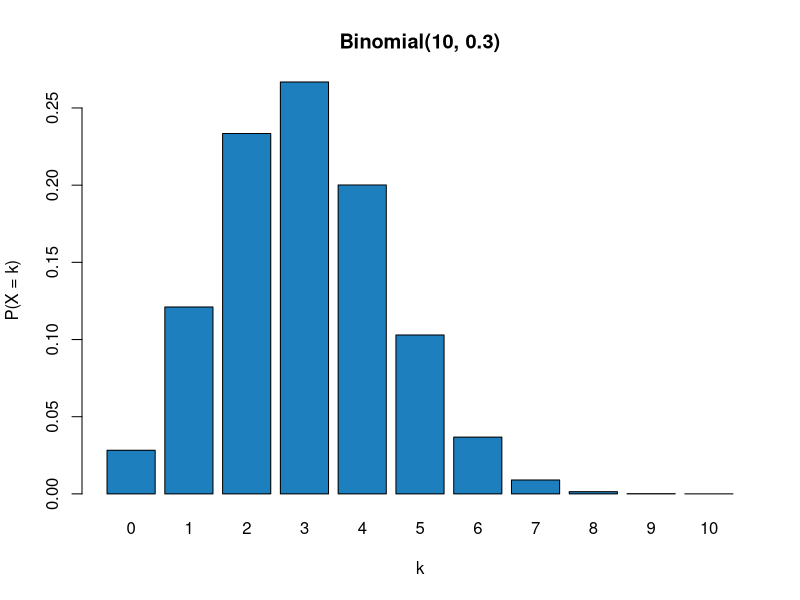
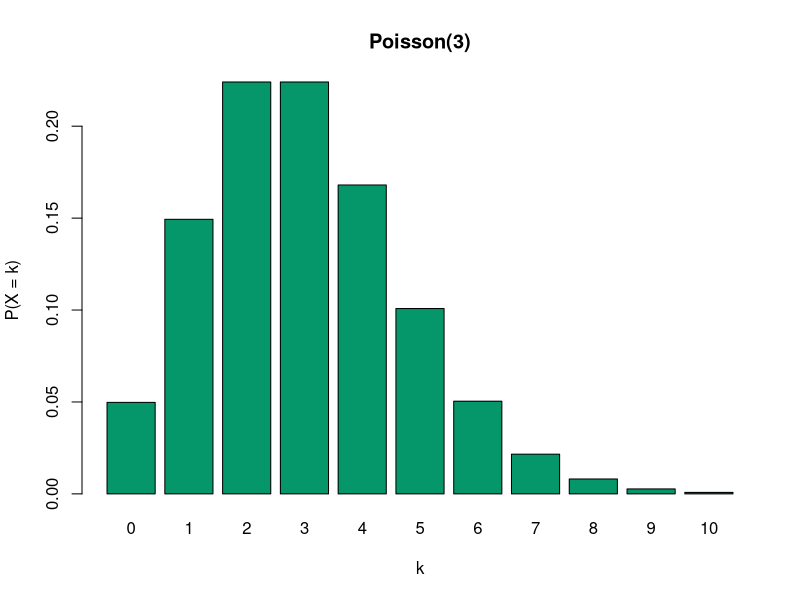
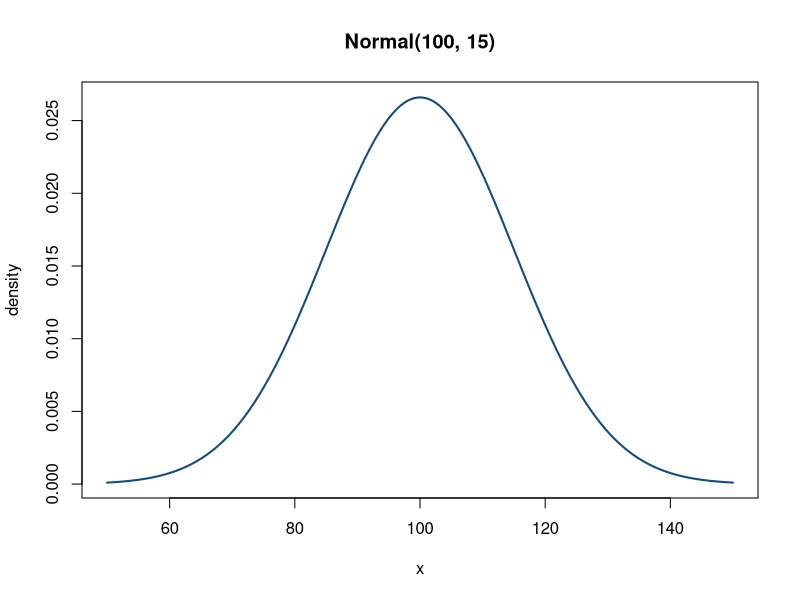

The R script that drew these images, in order:
# =====================================================================
# Run with R 4.3.3 (Rscript --vanilla). What it prints, and the plots it
# draws, are on the lab page, and tools/data-science/run_r_equivalents.py
# runs it again. (Until October 2026 R could not be installed where these
# labs are checked, so this file was desk-checked only; every number in its
# comments has since been checked against R's own output.)
# =====================================================================
# Experiment 2: Visualise Binomial, Normal and Poisson distributions
# Python equivalent: python/02_distributions.py

# --- BINOMIAL(n = 10, p = 0.3) ---
# Step 1: Plot Binomial(10, 0.3), and find P(X = 3) and P(X <= 3)
k <- 0:10
pmf <- dbinom(k, size = 10, prob = 0.3)
barplot(pmf, names.arg = k, col = "#1e7fbf",
        main = "Binomial(10, 0.3)", xlab = "k", ylab = "P(X = k)")

dbinom(3, 10, 0.3)   # 0.266828  -- P(X = 3)
pbinom(3, 10, 0.3)   # 0.649611  -- P(X <= 3)
# mean = np = 3.0 ; variance = np(1-p) = 2.1

# --- POISSON(lambda = 3) ---
# Step 2: Plot Poisson(3), and find P(X = 3) and P(X <= 3)
k <- 0:10
barplot(dpois(k, lambda = 3), names.arg = k, col = "#059669",
        main = "Poisson(3)", xlab = "k", ylab = "P(X = k)")

dpois(3, 3)   # 0.224042
ppois(3, 3)   # 0.647232
# mean = variance = lambda = 3   <- the Poisson signature

# --- NORMAL(mu = 100, sigma = 15) ---
# Step 3: Plot Normal(100, 15), and find the areas within 1, 2 and 3 SD
x <- seq(50, 150, by = 0.5)
plot(x, dnorm(x, mean = 100, sd = 15), type = "l", lwd = 2, col = "#0f4c81",
     main = "Normal(100, 15)", ylab = "density")

pnorm(115, 100, 15)                          # 0.841345
pnorm(115, 100, 15) - pnorm(85, 100, 15)     # 0.682689  <- the 68% rule
pnorm(130, 100, 15) - pnorm(70, 100, 15)     # 0.954500  <- 95%
pnorm(145, 100, 15) - pnorm(55, 100, 15)     # 0.997300  <- 99.7%
qnorm(0.95, 100, 15)                         # 124.67 -- the 95th percentile

# NAMING CONVENTION -- worth memorising, it applies to every distribution:
#   d<name>  density / PMF        dbinom, dnorm, dpois
#   p<name>  cumulative (CDF)     pbinom, pnorm, ppois
#   q<name>  quantile (inverse)   qbinom, qnorm, qpois
#   r<name>  random generation    rbinom, rnorm, rpois
